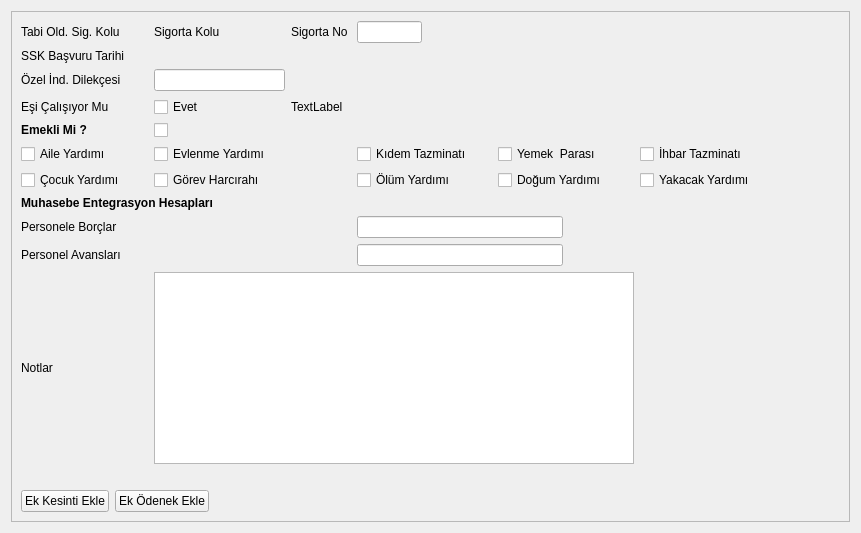
     <widget class="QWidget" name="tab_5">
      <property name="sizePolicy">
       <sizepolicy hsizetype="Expanding" vsizetype="Expanding">
        <horstretch>0</horstretch>
        <verstretch>0</verstretch>
       </sizepolicy>
      </property>
      <attribute name="title">
       <string>Ödenekler / Kesintiler / Sigorta Bilgileri</string>
      </attribute>
      <layout class="QGridLayout" name="gridLayout_14">
       <item row="0" column="0">
        <widget class="QFrame" name="frame_3">
         <property name="sizePolicy">
          <sizepolicy hsizetype="Expanding" vsizetype="Expanding">
           <horstretch>0</horstretch>
           <verstretch>0</verstretch>
          </sizepolicy>
         </property>
         <property name="font">
          <font>
           <pointsize>9</pointsize>
          </font>
         </property>
         <property name="frameShape">
          <enum>QFrame::StyledPanel</enum>
         </property>
         <property name="frameShadow">
          <enum>QFrame::Raised</enum>
         </property>
         <layout class="QGridLayout" name="gridLayout_5" rowstretch="1,1,1,1,1,1,1,0,0,0,1,0,0,0" columnstretch="5,5,5,5,5,5,5,5,5,5">
          <item row="6" column="0">
           <widget class="QCheckBox" name="check_box_cocuk_yardimi">
            <property name="sizePolicy">
             <sizepolicy hsizetype="Fixed" vsizetype="Fixed">
              <horstretch>0</horstretch>
              <verstretch>0</verstretch>
             </sizepolicy>
            </property>
            <property name="text">
             <string>Çocuk Yardımı       </string>
            </property>
           </widget>
          </item>
          <item row="7" column="0" colspan="2">
           <widget class="QLabel" name="label_ent_label">
            <property name="sizePolicy">
             <sizepolicy hsizetype="Fixed" vsizetype="Fixed">
              <horstretch>0</horstretch>
              <verstretch>0</verstretch>
             </sizepolicy>
            </property>
            <property name="font">
             <font>
              <pointsize>9</pointsize>
              <weight>75</weight>
              <bold>true</bold>
             </font>
            </property>
            <property name="text">
             <string>Muhasebe Entegrasyon Hesapları</string>
            </property>
           </widget>
          </item>
          <item row="10" column="0">
           <widget class="QLabel" name="label_15">
            <property name="sizePolicy">
             <sizepolicy hsizetype="Fixed" vsizetype="Fixed">
              <horstretch>0</horstretch>
              <verstretch>0</verstretch>
             </sizepolicy>
            </property>
            <property name="text">
             <string>Notlar</string>
            </property>
           </widget>
          </item>
          <item row="10" column="1" colspan="6">
           <widget class="QLimitedTextEdit" name="limitedTextEdit_notlar">
            <property name="sizePolicy">
             <sizepolicy hsizetype="Expanding" vsizetype="Fixed">
              <horstretch>0</horstretch>
              <verstretch>0</verstretch>
             </sizepolicy>
            </property>
           </widget>
          </item>
          <item row="9" column="0">
           <widget class="QLabel" name="label_personel_avanslari">
            <property name="sizePolicy">
             <sizepolicy hsizetype="Fixed" vsizetype="Fixed">
              <horstretch>0</horstretch>
              <verstretch>0</verstretch>
             </sizepolicy>
            </property>
            <property name="text">
             <string>Personel Avansları    </string>
            </property>
           </widget>
          </item>
          <item row="9" column="1" colspan="2">
           <widget class="QSearchEdit" name="searchEdit_personel_avanslari_hesap_kodu">
            <property name="sizePolicy">
             <sizepolicy hsizetype="Expanding" vsizetype="Fixed">
              <horstretch>0</horstretch>
              <verstretch>0</verstretch>
             </sizepolicy>
            </property>
            <property name="whatsThis">
             <string>Arama widget. </string>
            </property>
            <property name="QSearchEdit" stdset="0">
             <rect>
              <x>0</x>
              <y>0</y>
              <width>100</width>
              <height>100</height>
             </rect>
            </property>
           </widget>
          </item>
          <item row="0" column="0">
           <widget class="QLabel" name="label_6">
            <property name="sizePolicy">
             <sizepolicy hsizetype="Fixed" vsizetype="Fixed">
              <horstretch>0</horstretch>
              <verstretch>0</verstretch>
             </sizepolicy>
            </property>
            <property name="font">
             <font>
              <pointsize>9</pointsize>
             </font>
            </property>
            <property name="text">
             <string>Tabi Old. Sig. Kolu </string>
            </property>
           </widget>
          </item>
          <item row="0" column="1">
           <widget class="QLabel" name="label_tabi_oldugu_sigorta_kolu">
            <property name="sizePolicy">
             <sizepolicy hsizetype="Fixed" vsizetype="Fixed">
              <horstretch>0</horstretch>
              <verstretch>0</verstretch>
             </sizepolicy>
            </property>
            <property name="text">
             <string>Sigorta Kolu</string>
            </property>
           </widget>
          </item>
          <item row="2" column="0">
           <widget class="QLabel" name="label_ozel_indirim_dilekcesi">
            <property name="sizePolicy">
             <sizepolicy hsizetype="Fixed" vsizetype="Fixed">
              <horstretch>0</horstretch>
              <verstretch>0</verstretch>
             </sizepolicy>
            </property>
            <property name="font">
             <font>
              <pointsize>9</pointsize>
             </font>
            </property>
            <property name="text">
             <string>Özel İnd. Dilekçesi </string>
            </property>
           </widget>
          </item>
          <item row="3" column="0">
           <widget class="QLabel" name="label_esi_calisiyor_mu">
            <property name="sizePolicy">
             <sizepolicy hsizetype="Fixed" vsizetype="Fixed">
              <horstretch>0</horstretch>
              <verstretch>0</verstretch>
             </sizepolicy>
            </property>
            <property name="font">
             <font>
              <pointsize>9</pointsize>
             </font>
            </property>
            <property name="text">
             <string>Eşi Çalışıyor Mu        </string>
            </property>
           </widget>
          </item>
          <item row="4" column="0">
           <widget class="QLabel" name="label_19">
            <property name="sizePolicy">
             <sizepolicy hsizetype="Fixed" vsizetype="Fixed">
              <horstretch>0</horstretch>
              <verstretch>0</verstretch>
             </sizepolicy>
            </property>
            <property name="font">
             <font>
              <pointsize>9</pointsize>
              <weight>75</weight>
              <bold>true</bold>
             </font>
            </property>
            <property name="text">
             <string>Emekli Mi ?</string>
            </property>
           </widget>
          </item>
          <item row="1" column="1" colspan="2">
           <widget class="QAdakDate" name="adakDate_ssk_basv_tarihi">
            <property name="sizePolicy">
             <sizepolicy hsizetype="Expanding" vsizetype="Fixed">
              <horstretch>0</horstretch>
              <verstretch>0</verstretch>
             </sizepolicy>
            </property>
            <property name="whatsThis">
             <string>Tarih WidgetÄ± </string>
            </property>
            <property name="QAdakDate" stdset="0">
             <rect>
              <x>0</x>
              <y>0</y>
              <width>100</width>
              <height>100</height>
             </rect>
            </property>
           </widget>
          </item>
          <item row="8" column="0">
           <widget class="QLabel" name="label_personele_borclar">
            <property name="sizePolicy">
             <sizepolicy hsizetype="Fixed" vsizetype="Fixed">
              <horstretch>0</horstretch>
              <verstretch>0</verstretch>
             </sizepolicy>
            </property>
            <property name="font">
             <font>
              <pointsize>9</pointsize>
             </font>
            </property>
            <property name="text">
             <string>Personele Borçlar    </string>
            </property>
           </widget>
          </item>
          <item row="8" column="1" colspan="2">
           <widget class="QSearchEdit" name="searchEdit_personele_borclar_hesap_kodu">
            <property name="sizePolicy">
             <sizepolicy hsizetype="Expanding" vsizetype="Fixed">
              <horstretch>0</horstretch>
              <verstretch>0</verstretch>
             </sizepolicy>
            </property>
            <property name="whatsThis">
             <string>Arama widget. </string>
            </property>
            <property name="QSearchEdit" stdset="0">
             <rect>
              <x>0</x>
              <y>0</y>
              <width>100</width>
              <height>100</height>
             </rect>
            </property>
           </widget>
          </item>
          <item row="8" column="3" colspan="3">
           <widget class="QLineEdit" name="lineEdit_personele_borclar_hesap_ismi">
            <property name="focusPolicy">
             <enum>Qt::NoFocus</enum>
            </property>
            <property name="readOnly">
             <bool>true</bool>
            </property>
           </widget>
          </item>
          <item row="9" column="3" colspan="3">
           <widget class="QLineEdit" name="lineEdit_personel_avanslari_hesap_ismi">
            <property name="focusPolicy">
             <enum>Qt::NoFocus</enum>
            </property>
            <property name="readOnly">
             <bool>true</bool>
            </property>
           </widget>
          </item>
          <item row="5" column="0">
           <widget class="QCheckBox" name="check_box_aile_yardimi">
            <property name="sizePolicy">
             <sizepolicy hsizetype="Fixed" vsizetype="Fixed">
              <horstretch>0</horstretch>
              <verstretch>0</verstretch>
             </sizepolicy>
            </property>
            <property name="text">
             <string>Aile Yardımı           </string>
            </property>
           </widget>
          </item>
          <item row="5" column="1">
           <widget class="QCheckBox" name="check_box_evlenme_yardimi">
            <property name="sizePolicy">
             <sizepolicy hsizetype="Fixed" vsizetype="Fixed">
              <horstretch>0</horstretch>
              <verstretch>0</verstretch>
             </sizepolicy>
            </property>
            <property name="text">
             <string>Evlenme Yardımı   </string>
            </property>
           </widget>
          </item>
          <item row="6" column="1">
           <widget class="QCheckBox" name="check_box_gorev_harcirahi">
            <property name="sizePolicy">
             <sizepolicy hsizetype="Fixed" vsizetype="Fixed">
              <horstretch>0</horstretch>
              <verstretch>0</verstretch>
             </sizepolicy>
            </property>
            <property name="text">
             <string>Görev Harcırahı      </string>
            </property>
           </widget>
          </item>
          <item row="3" column="1">
           <widget class="QCheckBox" name="check_box_esi_calisiyor_mu">
            <property name="sizePolicy">
             <sizepolicy hsizetype="Fixed" vsizetype="Fixed">
              <horstretch>0</horstretch>
              <verstretch>0</verstretch>
             </sizepolicy>
            </property>
            <property name="text">
             <string>Evet</string>
            </property>
           </widget>
          </item>
          <item row="3" column="2" colspan="7">
           <widget class="QLabel" name="label_uyari">
            <property name="sizePolicy">
             <sizepolicy hsizetype="Expanding" vsizetype="Fixed">
              <horstretch>0</horstretch>
              <verstretch>0</verstretch>
             </sizepolicy>
            </property>
            <property name="text">
             <string>TextLabel</string>
            </property>
           </widget>
          </item>
          <item row="4" column="1">
           <widget class="QCheckBox" name="checkBox_emekli_mi">
            <property name="layoutDirection">
             <enum>Qt::LeftToRight</enum>
            </property>
            <property name="text">
             <string/>
            </property>
           </widget>
          </item>
          <item row="13" column="9">
           <spacer name="horizontalSpacer_19">
            <property name="orientation">
             <enum>Qt::Horizontal</enum>
            </property>
            <property name="sizeHint" stdset="0">
             <size>
              <width>40</width>
              <height>20</height>
             </size>
            </property>
           </spacer>
          </item>
          <item row="13" column="0" colspan="9">
           <layout class="QGridLayout" name="gridLayout_9" columnstretch="5,0,0">
            <item row="0" column="0">
             <widget class="QPushButton" name="push_button_ek_kesinti_ekle">
              <property name="sizePolicy">
               <sizepolicy hsizetype="Fixed" vsizetype="Expanding">
                <horstretch>0</horstretch>
                <verstretch>0</verstretch>
               </sizepolicy>
              </property>
              <property name="maximumSize">
               <size>
                <width>16777215</width>
                <height>29</height>
               </size>
              </property>
              <property name="font">
               <font>
                <pointsize>9</pointsize>
               </font>
              </property>
              <property name="styleSheet">
               <string notr="true">text-align:center
</string>
              </property>
              <property name="text">
               <string>Ek Kesinti Ekle</string>
              </property>
              <property name="icon">
               <iconset>
                <normaloff>:/k9_icons/K9_ICONS/ekle_ikonu.png</normaloff>:/k9_icons/K9_ICONS/ekle_ikonu.png</iconset>
              </property>
             </widget>
            </item>
            <item row="0" column="1">
             <widget class="QPushButton" name="push_button_ek_odenek_ekle">
              <property name="sizePolicy">
               <sizepolicy hsizetype="Fixed" vsizetype="Expanding">
                <horstretch>0</horstretch>
                <verstretch>0</verstretch>
               </sizepolicy>
              </property>
              <property name="maximumSize">
               <size>
                <width>16777215</width>
                <height>29</height>
               </size>
              </property>
              <property name="font">
               <font>
                <pointsize>9</pointsize>
               </font>
              </property>
              <property name="styleSheet">
               <string notr="true">text-align:center</string>
              </property>
              <property name="text">
               <string>Ek Ödenek Ekle</string>
              </property>
              <property name="icon">
               <iconset>
                <normaloff>:/k9_icons/K9_ICONS/ekle_ikonu.png</normaloff>:/k9_icons/K9_ICONS/ekle_ikonu.png</iconset>
              </property>
             </widget>
            </item>
            <item row="0" column="2">
             <spacer name="horizontalSpacer_20">
              <property name="orientation">
               <enum>Qt::Horizontal</enum>
              </property>
              <property name="sizeHint" stdset="0">
               <size>
                <width>40</width>
                <height>20</height>
               </size>
              </property>
             </spacer>
            </item>
           </layout>
          </item>
          <item row="0" column="2">
           <widget class="QLabel" name="label_sigorta_no">
            <property name="sizePolicy">
             <sizepolicy hsizetype="Fixed" vsizetype="Fixed">
              <horstretch>0</horstretch>
              <verstretch>0</verstretch>
             </sizepolicy>
            </property>
            <property name="font">
             <font>
              <pointsize>9</pointsize>
             </font>
            </property>
            <property name="text">
             <string>Sigorta No </string>
            </property>
           </widget>
          </item>
          <item row="5" column="3" colspan="2">
           <widget class="QCheckBox" name="check_box_kidem_tazminati">
            <property name="sizePolicy">
             <sizepolicy hsizetype="Fixed" vsizetype="Fixed">
              <horstretch>0</horstretch>
              <verstretch>0</verstretch>
             </sizepolicy>
            </property>
            <property name="text">
             <string>Kıdem Tazminatı    </string>
            </property>
           </widget>
          </item>
          <item row="6" column="3" colspan="2">
           <widget class="QCheckBox" name="check_box_olum_yardimi">
            <property name="sizePolicy">
             <sizepolicy hsizetype="Fixed" vsizetype="Fixed">
              <horstretch>0</horstretch>
              <verstretch>0</verstretch>
             </sizepolicy>
            </property>
            <property name="text">
             <string>Ölüm Yardımı         </string>
            </property>
           </widget>
          </item>
          <item row="5" column="5" colspan="2">
           <widget class="QCheckBox" name="check_box_yemek_parasi">
            <property name="sizePolicy">
             <sizepolicy hsizetype="Fixed" vsizetype="Fixed">
              <horstretch>0</horstretch>
              <verstretch>0</verstretch>
             </sizepolicy>
            </property>
            <property name="text">
             <string>Yemek  Parası       </string>
            </property>
           </widget>
          </item>
          <item row="6" column="5" colspan="2">
           <widget class="QCheckBox" name="check_box_dogum_yardimi">
            <property name="sizePolicy">
             <sizepolicy hsizetype="Fixed" vsizetype="Fixed">
              <horstretch>0</horstretch>
              <verstretch>0</verstretch>
             </sizepolicy>
            </property>
            <property name="text">
             <string>Doğum Yardımı      </string>
            </property>
           </widget>
          </item>
          <item row="5" column="7" colspan="2">
           <widget class="QCheckBox" name="check_box_ihbar_tazminati">
            <property name="sizePolicy">
             <sizepolicy hsizetype="Fixed" vsizetype="Fixed">
              <horstretch>0</horstretch>
              <verstretch>0</verstretch>
             </sizepolicy>
            </property>
            <property name="text">
             <string>İhbar Tazminatı      </string>
            </property>
           </widget>
          </item>
          <item row="6" column="7" colspan="2">
           <widget class="QCheckBox" name="check_box_yakacak_yardimi">
            <property name="sizePolicy">
             <sizepolicy hsizetype="Fixed" vsizetype="Fixed">
              <horstretch>0</horstretch>
              <verstretch>0</verstretch>
             </sizepolicy>
            </property>
            <property name="text">
             <string>Yakacak Yardımı    </string>
            </property>
           </widget>
          </item>
          <item row="1" column="0">
           <widget class="QLabel" name="label_ssk_basvuru_tarihi">
            <property name="sizePolicy">
             <sizepolicy hsizetype="Fixed" vsizetype="Fixed">
              <horstretch>0</horstretch>
              <verstretch>0</verstretch>
             </sizepolicy>
            </property>
            <property name="font">
             <font>
              <pointsize>9</pointsize>
             </font>
            </property>
            <property name="text">
             <string>SSK Başvuru Tarihi </string>
            </property>
           </widget>
          </item>
          <item row="2" column="1">
           <widget class="QLineEdit" name="line_edit_ozel_indirim_dilekcesi">
            <property name="sizePolicy">
             <sizepolicy hsizetype="Expanding" vsizetype="Fixed">
              <horstretch>0</horstretch>
              <verstretch>0</verstretch>
             </sizepolicy>
            </property>
           </widget>
          </item>
          <item row="0" column="3">
           <widget class="QLineEdit" name="line_edit_sigorta_no">
            <property name="sizePolicy">
             <sizepolicy hsizetype="Expanding" vsizetype="Fixed">
              <horstretch>0</horstretch>
              <verstretch>0</verstretch>
             </sizepolicy>
            </property>
           </widget>
          </item>
          <item row="11" column="0">
           <spacer name="horizontalSpacer">
            <property name="orientation">
             <enum>Qt::Horizontal</enum>
            </property>
            <property name="sizeHint" stdset="0">
             <size>
              <width>40</width>
              <height>20</height>
             </size>
            </property>
           </spacer>
          </item>
         </layout>
        </widget>
       </item>
      </layout>
     </widget>
